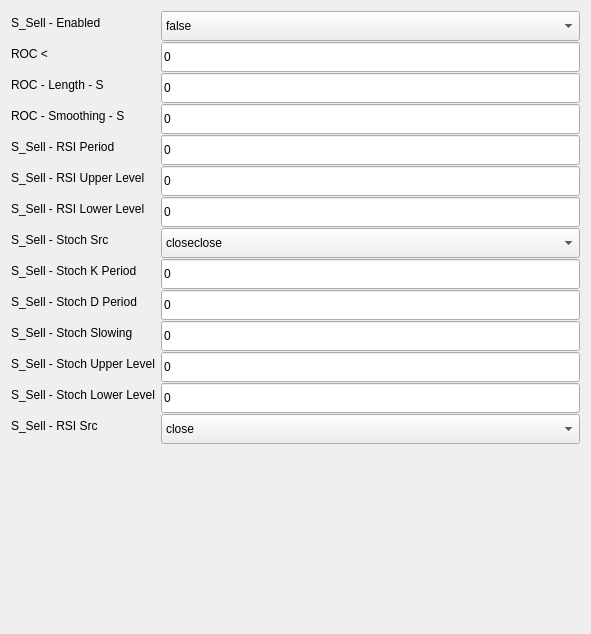
              <widget class="QWidget" name="formLayoutWidget_2">
               <property name="geometry">
                <rect>
                 <x>680</x>
                 <y>40</y>
                 <width>591</width>
                 <height>634</height>
                </rect>
               </property>
               <layout class="QFormLayout" name="formLayout">
                <property name="verticalSpacing">
                 <number>1</number>
                </property>
                <item row="0" column="0">
                 <widget class="QLabel" name="lblSELL_IndicatorEnabled">
                  <property name="text">
                   <string>S_Sell - Enabled</string>
                  </property>
                 </widget>
                </item>
                <item row="0" column="1">
                 <widget class="QComboBox" name="drpSELL_IndicatorEnabled">
                  <property name="minimumSize">
                   <size>
                    <width>0</width>
                    <height>30</height>
                   </size>
                  </property>
                  <item>
                   <property name="text">
                    <string>false</string>
                   </property>
                  </item>
                  <item>
                   <property name="text">
                    <string>true</string>
                   </property>
                  </item>
                 </widget>
                </item>
                <item row="1" column="0">
                 <widget class="QLabel" name="lblSELL_DecreasePercentage">
                  <property name="text">
                   <string>ROC &lt;</string>
                  </property>
                 </widget>
                </item>
                <item row="1" column="1">
                 <widget class="QLineEdit" name="txtSELL_DecreasePercentage">
                  <property name="minimumSize">
                   <size>
                    <width>0</width>
                    <height>30</height>
                   </size>
                  </property>
                  <property name="text">
                   <string>0</string>
                  </property>
                 </widget>
                </item>
                <item row="2" column="0">
                 <widget class="QLabel" name="lblSELL_Period">
                  <property name="text">
                   <string>ROC - Length - S</string>
                  </property>
                 </widget>
                </item>
                <item row="2" column="1">
                 <widget class="QLineEdit" name="txtSELL_Period">
                  <property name="minimumSize">
                   <size>
                    <width>0</width>
                    <height>30</height>
                   </size>
                  </property>
                  <property name="text">
                   <string>0</string>
                  </property>
                 </widget>
                </item>
                <item row="4" column="0">
                 <widget class="QLabel" name="lblSELL_RSI_Period">
                  <property name="text">
                   <string>S_Sell - RSI Period</string>
                  </property>
                 </widget>
                </item>
                <item row="4" column="1">
                 <widget class="QLineEdit" name="txtSELL_RSI_Period">
                  <property name="minimumSize">
                   <size>
                    <width>0</width>
                    <height>30</height>
                   </size>
                  </property>
                  <property name="text">
                   <string>0</string>
                  </property>
                 </widget>
                </item>
                <item row="5" column="0">
                 <widget class="QLabel" name="lblSELL_RSI_UpperLevel">
                  <property name="text">
                   <string>S_Sell - RSI Upper Level</string>
                  </property>
                 </widget>
                </item>
                <item row="5" column="1">
                 <widget class="QLineEdit" name="txtSELL_RSI_UpperLevel">
                  <property name="minimumSize">
                   <size>
                    <width>0</width>
                    <height>30</height>
                   </size>
                  </property>
                  <property name="text">
                   <string>0</string>
                  </property>
                 </widget>
                </item>
                <item row="6" column="0">
                 <widget class="QLabel" name="lblSELL_RSI_LowerLevel">
                  <property name="text">
                   <string>S_Sell - RSI Lower Level</string>
                  </property>
                 </widget>
                </item>
                <item row="6" column="1">
                 <widget class="QLineEdit" name="txtSELL_RSI_LowerLevel">
                  <property name="minimumSize">
                   <size>
                    <width>0</width>
                    <height>30</height>
                   </size>
                  </property>
                  <property name="text">
                   <string>0</string>
                  </property>
                 </widget>
                </item>
                <item row="7" column="0">
                 <widget class="QLabel" name="lblSELL_Stoch_Src">
                  <property name="text">
                   <string>S_Sell - Stoch Src</string>
                  </property>
                 </widget>
                </item>
                <item row="7" column="1">
                 <widget class="QComboBox" name="drpSELL_Stoch_Src">
                  <property name="minimumSize">
                   <size>
                    <width>0</width>
                    <height>30</height>
                   </size>
                  </property>
                  <item>
                   <property name="text">
                    <string>closeclose</string>
                   </property>
                  </item>
                  <item>
                   <property name="text">
                    <string>lowhigh</string>
                   </property>
                  </item>
                 </widget>
                </item>
                <item row="8" column="0">
                 <widget class="QLabel" name="lblSELL_Stoch_KPeriod">
                  <property name="text">
                   <string>S_Sell - Stoch K Period</string>
                  </property>
                 </widget>
                </item>
                <item row="8" column="1">
                 <widget class="QLineEdit" name="txtSELL_Stoch_KPeriod">
                  <property name="minimumSize">
                   <size>
                    <width>0</width>
                    <height>30</height>
                   </size>
                  </property>
                  <property name="text">
                   <string>0</string>
                  </property>
                 </widget>
                </item>
                <item row="9" column="0">
                 <widget class="QLabel" name="lblSELL_Stoch_DPeriod">
                  <property name="text">
                   <string>S_Sell - Stoch D Period</string>
                  </property>
                 </widget>
                </item>
                <item row="9" column="1">
                 <widget class="QLineEdit" name="txtSELL_Stoch_DPeriod">
                  <property name="minimumSize">
                   <size>
                    <width>0</width>
                    <height>30</height>
                   </size>
                  </property>
                  <property name="text">
                   <string>0</string>
                  </property>
                 </widget>
                </item>
                <item row="10" column="0">
                 <widget class="QLabel" name="lblSELL_Stoch_Slowing">
                  <property name="text">
                   <string>S_Sell - Stoch Slowing</string>
                  </property>
                 </widget>
                </item>
                <item row="10" column="1">
                 <widget class="QLineEdit" name="txtSELL_Stoch_Slowing">
                  <property name="minimumSize">
                   <size>
                    <width>0</width>
                    <height>30</height>
                   </size>
                  </property>
                  <property name="text">
                   <string>0</string>
                  </property>
                 </widget>
                </item>
                <item row="11" column="0">
                 <widget class="QLabel" name="lblSELL_Stoch_UpperLevel">
                  <property name="text">
                   <string>S_Sell - Stoch Upper Level</string>
                  </property>
                 </widget>
                </item>
                <item row="11" column="1">
                 <widget class="QLineEdit" name="txtSELL_Stoch_UpperLevel">
                  <property name="minimumSize">
                   <size>
                    <width>0</width>
                    <height>30</height>
                   </size>
                  </property>
                  <property name="text">
                   <string>0</string>
                  </property>
                 </widget>
                </item>
                <item row="12" column="0">
                 <widget class="QLabel" name="lblSELL_Stoch_LowerLevel">
                  <property name="text">
                   <string>S_Sell - Stoch Lower Level</string>
                  </property>
                 </widget>
                </item>
                <item row="12" column="1">
                 <widget class="QLineEdit" name="txtSELL_Stoch_LowerLevel">
                  <property name="minimumSize">
                   <size>
                    <width>0</width>
                    <height>30</height>
                   </size>
                  </property>
                  <property name="text">
                   <string>0</string>
                  </property>
                 </widget>
                </item>
                <item row="14" column="0">
                 <widget class="QLabel" name="lblSELL_RSI_Src">
                  <property name="text">
                   <string>S_Sell - RSI Src</string>
                  </property>
                 </widget>
                </item>
                <item row="3" column="0">
                 <widget class="QLabel" name="lblRocSmoothingS">
                  <property name="text">
                   <string>ROC - Smoothing - S</string>
                  </property>
                 </widget>
                </item>
                <item row="14" column="1">
                 <widget class="QComboBox" name="drpSELL_RSI_Src">
                  <property name="minimumSize">
                   <size>
                    <width>0</width>
                    <height>30</height>
                   </size>
                  </property>
                  <item>
                   <property name="text">
                    <string>close</string>
                   </property>
                  </item>
                  <item>
                   <property name="text">
                    <string>open</string>
                   </property>
                  </item>
                  <item>
                   <property name="text">
                    <string>high</string>
                   </property>
                  </item>
                  <item>
                   <property name="text">
                    <string>low</string>
                   </property>
                  </item>
                 </widget>
                </item>
                <item row="3" column="1">
                 <widget class="QLineEdit" name="txtRocSmoothingS">
                  <property name="minimumSize">
                   <size>
                    <width>0</width>
                    <height>30</height>
                   </size>
                  </property>
                  <property name="text">
                   <string>0</string>
                  </property>
                 </widget>
                </item>
               </layout>
              </widget>
